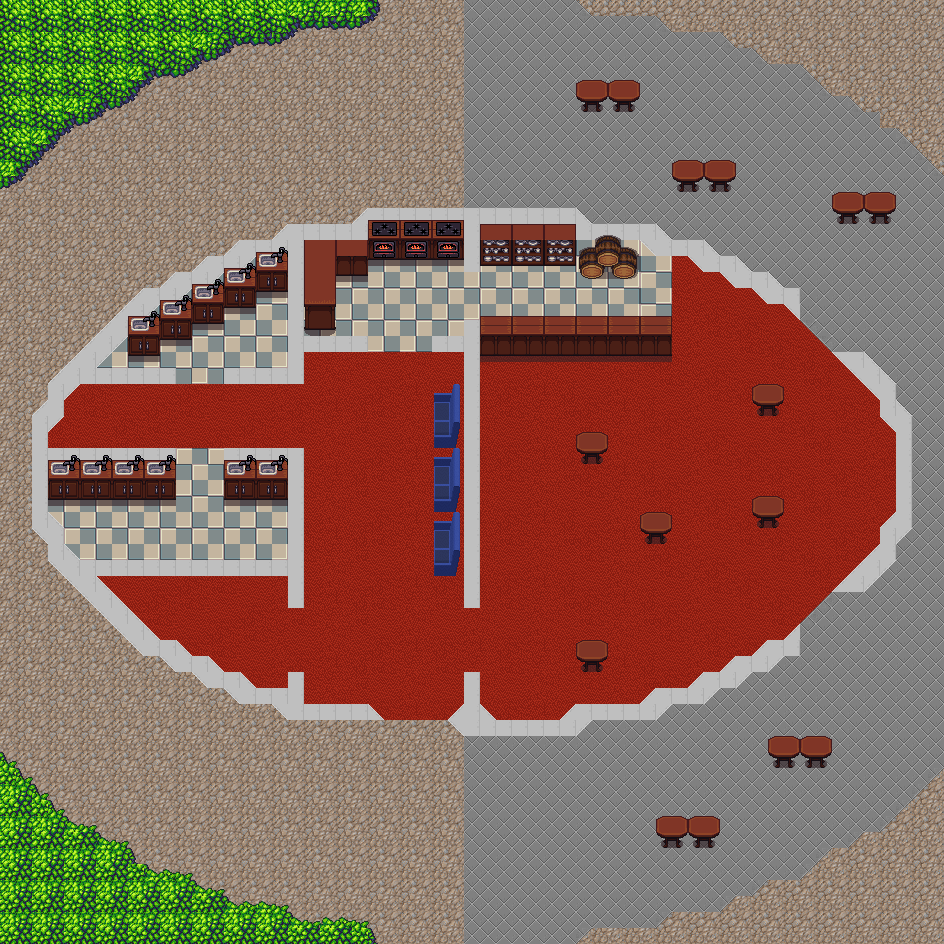

Tiled map render using the project's own tile images. Description and the map definition, with tile-layer contents summarised, below:
An orthogonal 59x59 tile map with 16x16 px tiles, 3 tile layers (Tile Layer 2, Tile Layer 1, Tile Layer 3), 3 tilesets and 101 objects (4x wall).

<map version="1.2" tiledversion="1.2.2" orientation="orthogonal" renderorder="right-down" width="59" height="59" tilewidth="16" tileheight="16" infinite="0" nextlayerid="11" nextobjectid="170">
 <tileset firstgid="1" source="floor_tileset.tsx" />
 <tileset firstgid="2049" source="wood_tileset_3.tsx" />
 <tileset firstgid="3073" source="interior.tsx" />
 <layer id="2" name="Tile Layer 2" width="59" height="59">
  <data>[3481 cells, 3481 non-empty, 25 distinct tile ids]</data>
 </layer>
 <layer id="1" name="Tile Layer 1" width="59" height="59">
  <data>[3481 cells, 805 non-empty, 23 distinct tile ids]</data>
 </layer>
 <layer id="7" name="Tile Layer 3" width="59" height="59">
  <data>[3481 cells, 367 non-empty, 73 distinct tile ids]</data>
 </layer>
 <objectgroup id="5" name="collisionLayer">
  <object id="1" x="576.5" y="80" width="64" height="31.5" />
  <object id="2" x="672.5" y="159.5" width="63.5" height="32.5" />
  <object id="3" x="831.5" y="192" width="63.5" height="33" />
  <object id="4" x="769" y="736.5" width="63.5" height="32" />
  <object id="5" x="655" y="816" width="65.5" height="32" />
  <object id="6" x="576" y="640" width="31.5" height="33" />
  <object id="7" x="640.5" y="512" width="31.5" height="32.5" />
  <object id="20" x="32.6667" y="448.333" width="144" height="51.6667" />
  <object id="21" x="224" y="448" width="79" height="52.3333" />
  <object id="22" x="287.667" y="500.333" width="16.3333" height="108" />
  <object id="23" x="64.3333" y="559.667" width="224" height="16" />
  <object id="24" x="64.3333" y="368" width="112.333" height="15.6667" />
  <object id="25" x="224.333" y="368" width="79.3333" height="16.3333" />
  <object id="26" x="480.333" y="316.333" width="191.667" height="41.6667" />
  <object id="27" x="576.417" y="432.417" width="31.5" height="32.5" />
  <object id="28" x="752.25" y="496.5" width="31.5" height="32.5" />
  <object id="29" x="752.25" y="384.5" width="31.5" height="32.5" />
  <object id="30" x="480" y="209" width="110.833" height="56.6667" />
  <object id="34" x="576.667" y="224" width="63.3333" height="55" />
  <object id="35" x="354.667" y="209.333" width="125.667" height="51.3333" />
  <object id="36" x="303.333" y="225" width="65" height="51.3333" />
  <object id="37" x="303.333" y="276.667" width="31" height="51.6667" />
  <object id="38" x="287.667" y="224" width="16" height="160.667" />
  <object id="39" x="223.333" y="368.333" width="81.6667" height="17" />
  <object id="41" x="304.333" y="337" width="64" height="15.6667" />
  <object id="42" x="464.667" y="320.667" width="16" height="288" />
  <object id="43" x="432.667" y="336.667" width="33" height="15.6667" />
  <object id="44" x="432.667" y="382.333" width="32" height="194.667" />
  <object id="47" x="239.417" y="239.75" width="47.5833" height="51.25" />
  <object id="48" x="207.417" y="255.25" width="47.5833" height="52.5" />
  <object id="49" x="175" y="271.25" width="48.5" height="53.5" />
  <object id="50" x="143.5" y="288.917" width="48.75" height="51.3333" />
  <object id="51" x="127.5" y="304.167" width="33.25" height="51.5833" />
  <object id="53" x="463.818" y="258.909" width="16" height="12.7273" />
  <object id="54" name="wall" x="377.667" y="-0.666667" width="567.333" height="10.6667" />
  <object id="55" name="wall" x="933.5" y="-0.5" width="11.5" height="944.5" />
  <object id="56" name="wall" x="365.667" y="932.167" width="578.833" height="11.8333" />
  <object id="57" name="wall" x="-2.66667" y="188" width="10" height="575.333" />
  <object id="68" x="639.333" y="224.333" width="33.3333" height="31.6667" />
  <object id="69" x="672.333" y="240.667" width="32.3333" height="15.6667" />
  <object id="70" x="703.333" y="256" width="33" height="16.3333" />
  <object id="71" x="735.667" y="273" width="33.3333" height="14.3333" />
  <object id="72" x="768" y="288.667" width="31" height="16" />
  <object id="95" x="848" y="352.333" width="16.3333" height="16" />
  <object id="96" x="864.333" y="368.333" width="15.6667" height="15.6667" />
  <object id="99" x="879.667" y="383.333" width="16" height="33" />
  <object id="100" x="896" y="415.667" width="14.6667" height="112" />
  <object id="101" x="880" y="528" width="16.3333" height="31" />
  <object id="102" x="862.667" y="560.667" width="18" height="16" />
  <object id="103" x="848" y="576.667" width="16.3333" height="14.6667" />
  <object id="105" x="111.333" y="320.333" width="16" height="15.6667" />
  <object id="106" x="95.6364" y="335.818" width="16.1818" height="16.3636" />
  <object id="107" x="80.1818" y="351.636" width="16" height="16.1818" />
  <object id="108" x="47.3333" y="384" width="17" height="32" />
  <object id="109" x="30.6667" y="415.667" width="18" height="112" />
  <object id="110" x="48.3333" y="529" width="16" height="31" />
  <object id="111" x="79.3333" y="575.667" width="17.3333" height="17" />
  <object id="116" x="95.3333" y="592.5" width="17.3333" height="17" />
  <object id="117" x="111.333" y="608.167" width="17.3333" height="17" />
  <object id="118" x="126.667" y="623.5" width="17.3333" height="17" />
  <object id="119" x="143.333" y="639.167" width="32.6666" height="17" />
  <object id="122" x="239.333" y="687.5" width="64.6666" height="17" />
  <object id="123" x="175" y="655.5" width="32.6666" height="17" />
  <object id="124" x="207.333" y="671.5" width="32.6666" height="17" />
  <object id="125" x="287" y="703.833" width="81.9999" height="17" />
  <object id="126" x="287.583" y="672" width="16.3333" height="16.5" />
  <object id="127" x="463.712" y="671.659" width="16.3333" height="64.5" />
  <object id="128" x="480.5" y="719.417" width="95" height="16.5" />
  <object id="129" x="575.167" y="703.75" width="81" height="16.5" />
  <object id="130" x="655.833" y="687.75" width="48.6666" height="16.5" />
  <object id="131" x="703.167" y="671.75" width="33.6666" height="16.5" />
  <object id="132" x="735.167" y="655.75" width="33.6666" height="16.5" />
  <object id="133" x="766.833" y="640.083" width="33.6666" height="16.5" />
  <object id="139" x="-0.666667" y="172.667" width="18.3333" height="13.6667" />
  <object id="141" x="17.6667" y="167.333" width="8.33333" height="12" />
  <object id="142" x="25.3333" y="156.333" width="7.66667" height="12.3333" />
  <object id="143" x="33" y="149" width="10" height="15" />
  <object id="144" x="43" y="137.667" width="11.6667" height="14.6667" />
  <object id="145" x="54.6667" y="128.333" width="6.33333" height="13" />
  <object id="146" x="61" y="123.667" width="10.3333" height="9.66667" />
  <object id="149" x="66.6667" y="111.667" width="28.3333" height="11.6667" />
  <object id="150" x="86.6667" y="100.333" width="31.6667" height="10.3333" />
  <object id="151" x="106.333" y="85.3333" width="30" height="14.6667" />
  <object id="152" x="124" y="73.6667" width="30.3333" height="13" />
  <object id="153" x="145" y="63" width="47" height="13.6667" />
  <object id="154" x="181" y="41.6667" width="55.6667" height="10.3333" />
  <object id="155" x="162.667" y="51" width="56" height="12.3333" />
  <object id="156" x="220.667" y="29.6667" width="69" height="15" />
  <object id="157" x="267.333" y="14" width="31" height="21.3333" />
  <object id="158" x="291.667" y="11.6667" width="85.3333" height="16.6667" />
  <object id="159" x="291.333" y="918" width="77.6667" height="19.6667" />
  <object id="160" x="232" y="903.667" width="59.6667" height="20.6667" />
  <object id="161" x="198.333" y="888.333" width="32.6667" height="19" />
  <object id="162" x="156.333" y="874" width="44" height="17.3333" />
  <object id="163" x="130.667" y="863" width="26.6667" height="19" />
  <object id="164" x="97" y="840.667" width="37" height="28.3333" />
  <object id="165" x="70" y="825.667" width="28.6667" height="20" />
  <object id="166" x="50" y="809" width="19.6667" height="20.3333" />
  </objectgroup>
</map>
<!-- 3 of 101 objects omitted -->
